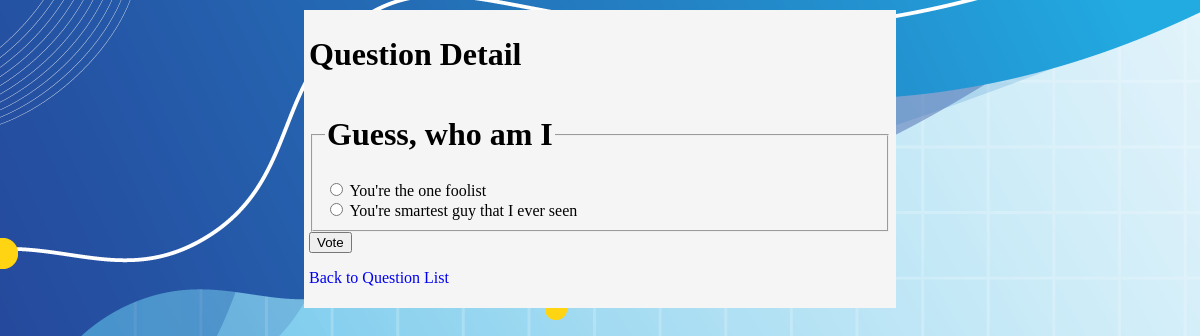
The app's page /polls/2/ with its own data.
### pollApp/models.py (models this page shows, shortened)
class Question(models.Model):
    question_text = models.CharField(max_length=200)
    pub_date = models.DateTimeField('date published')

class Choice(models.Model):
    question = models.ForeignKey(Question, on_delete=models.CASCADE)
    choice_text = models.CharField(max_length=200)
    votes = models.IntegerField(default=0)

### pollApp/views.py (the view)
# urls.py: path("<int:pk>/", views.DetailView.as_view(), name="detail"),
class DetailView(generic.DetailView):
    model = Question
    template_name = "polls/detail.html"
    def get_queryset(self):
        return Question.objects.filter(pub_date__lte=timezone.now())

### templates/polls/detail.html (shortened to what this page needs)
{% extends "./base.html" %}
{% block content %}
<h1>Question Detail</h1>
<form action="{% url 'pollApp:vote' question.id %}" method="post">
  <fieldset>
    <legend>
      <h1>{{ question.question_text }}</h1>
    </legend>
    {% for choice in question.choice_set.all %}
      <input type="radio" name="choice" id="choice{{ forloop.counter }}" value="{{ choice.id }}" />
      <label for="choice{{ forloop.counter }}">{{ choice.choice_text }}</label>
      <br />
    {% endfor %}
  </fieldset>
  <input type="submit" value="Vote" />
</form>
<p>
  <a href="{% url 'pollApp:index' %}">Back to Question List</a>
</p>
{% endblock content %}

### static/pollApp/style.css (style rules this page uses)
* { list-style: none; text-decoration: none; }
body { background: white url('images/background.png') no-repeat; }
h1 { color: black; }

### records on screen
Question: question_text "Guess, who am I"
Choice: choice_text "You're the one foolist"
Choice: choice_text "You're smartest guy that I ever seen"
